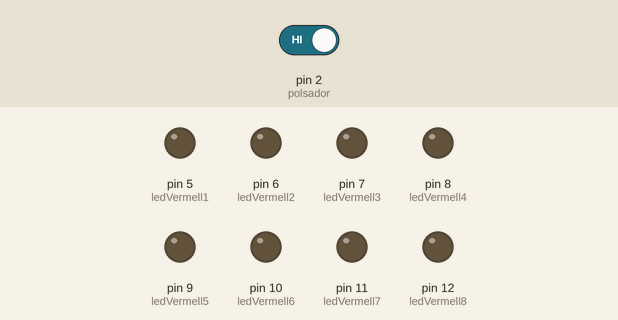
Bench run of a sketch on a simulated Arduino Uno, built with avr-gcc and run on an emulated ATmega328P. Parts: output pins drawn as LEDs (lit = HIGH). The inputs (shaded band) are chosen by the test bench; at power-on: pin 2 (polsador) HIGH.

Above: at 1.2 s.
1.3 s: pin 2 (polsador) driven LOW
At 2.1 s:
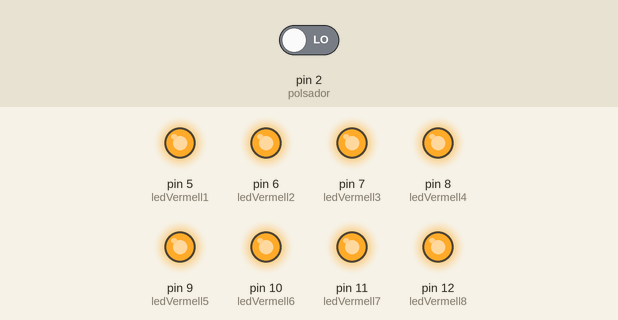
4.3 s: pin 2 (polsador) driven HIGH
At 5.5 s:
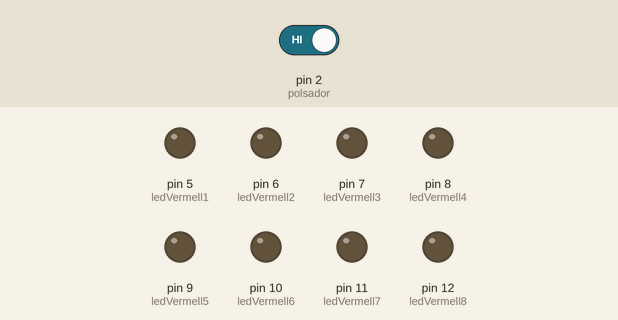
Timing chart, 0 to 7.3 s (numbered marks = the images above; inputs shaded):
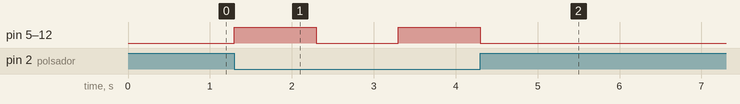

The sketch:

digital1.1.ino
```cpp
/********************************************************************************
**    El projecte 1 consisteix en un muntatge amb 8 LED's.                     **
**    Fa falta programació i muntatge físic.                                   **
**    Tots els LEd's s'encenen i s'apagen alhora.                              **
********************************************************************************/

//*******  Includes  ************************************************************


//*******  Variables  ***********************************************************

int ledVermell1 = 5;
int ledVermell2 = 6;
int ledVermell3 = 7;
int ledVermell4 = 8;
int ledVermell5 = 9;
int ledVermell6 = 10;
int ledVermell7 = 11;
int ledVermell8 = 12;
int polsador = 2;

// La funció Setup només s'executa un cop. Quan la placa s'encen o es fa reset.
void setup()
{
    // Configració del pins de sortida
  pinMode(ledVermell1, OUTPUT);
  pinMode(ledVermell2, OUTPUT);
  pinMode(ledVermell3, OUTPUT);
  pinMode(ledVermell4, OUTPUT);
  pinMode(ledVermell5, OUTPUT);
  pinMode(ledVermell6, OUTPUT);
  pinMode(ledVermell7, OUTPUT);
  pinMode(ledVermell8, OUTPUT);

  // Configració del pin d'entrada
  pinMode(polsador, INPUT);
}

// La funció Loop es va repetin cada cop.
void loop()
{
    // Si el polasdor esta apretat
  if (digitalRead(polsador) == LOW)
  {// Esta apretat
    // Activem els LED's
    digitalWrite(ledVermell1, HIGH);
    digitalWrite(ledVermell2, HIGH);
    digitalWrite(ledVermell3, HIGH);
    digitalWrite(ledVermell4, HIGH);
    digitalWrite(ledVermell5, HIGH);
    digitalWrite(ledVermell6, HIGH);
    digitalWrite(ledVermell7, HIGH);
    digitalWrite(ledVermell8, HIGH);

    delay(1000);

    digitalWrite(ledVermell1, LOW);
    digitalWrite(ledVermell2, LOW);
    digitalWrite(ledVermell3, LOW);
    digitalWrite(ledVermell4, LOW);
    digitalWrite(ledVermell5, LOW);
    digitalWrite(ledVermell6, LOW);
    digitalWrite(ledVermell7, LOW);
    digitalWrite(ledVermell8, LOW);

  delay(1000);
  }

}
```

Measured:
- after the input at 1.3 s, pin 5 (ledVermell1), pin 6 (ledVermell2), pin 7 (ledVermell3), pin 8 (ledVermell4), pin 9 (ledVermell5), pin 10 (ledVermell6), pin 11 (ledVermell7), pin 12 (ledVermell8): LOW → HIGH at once, → LOW 1.0 s later, → HIGH 1.0 s later
- after the input at 4.3 s, pin 5 (ledVermell1), pin 6 (ledVermell2), pin 7 (ledVermell3), pin 8 (ledVermell4), pin 9 (ledVermell5), pin 10 (ledVermell6), pin 11 (ledVermell7), pin 12 (ledVermell8): goes on until 4.3 s, then stays LOW
